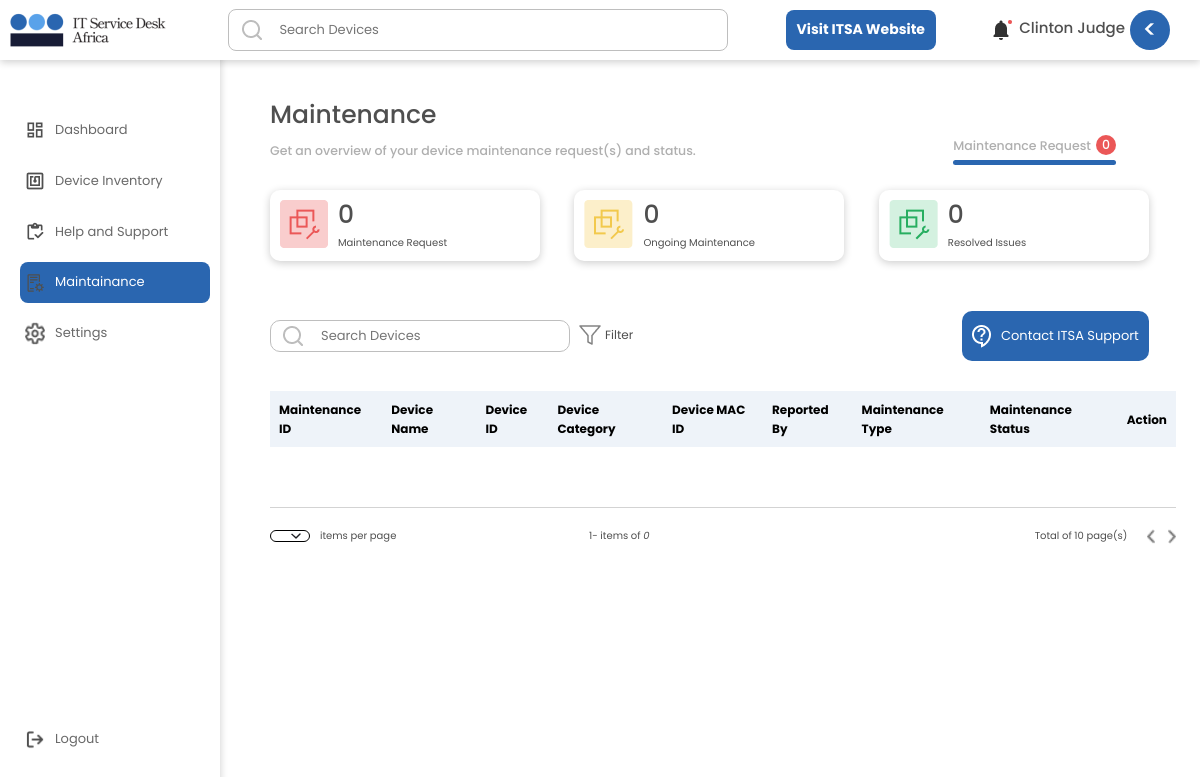
Before: /staff/staffmaintenancerequests/ (signed in) with the older database file.
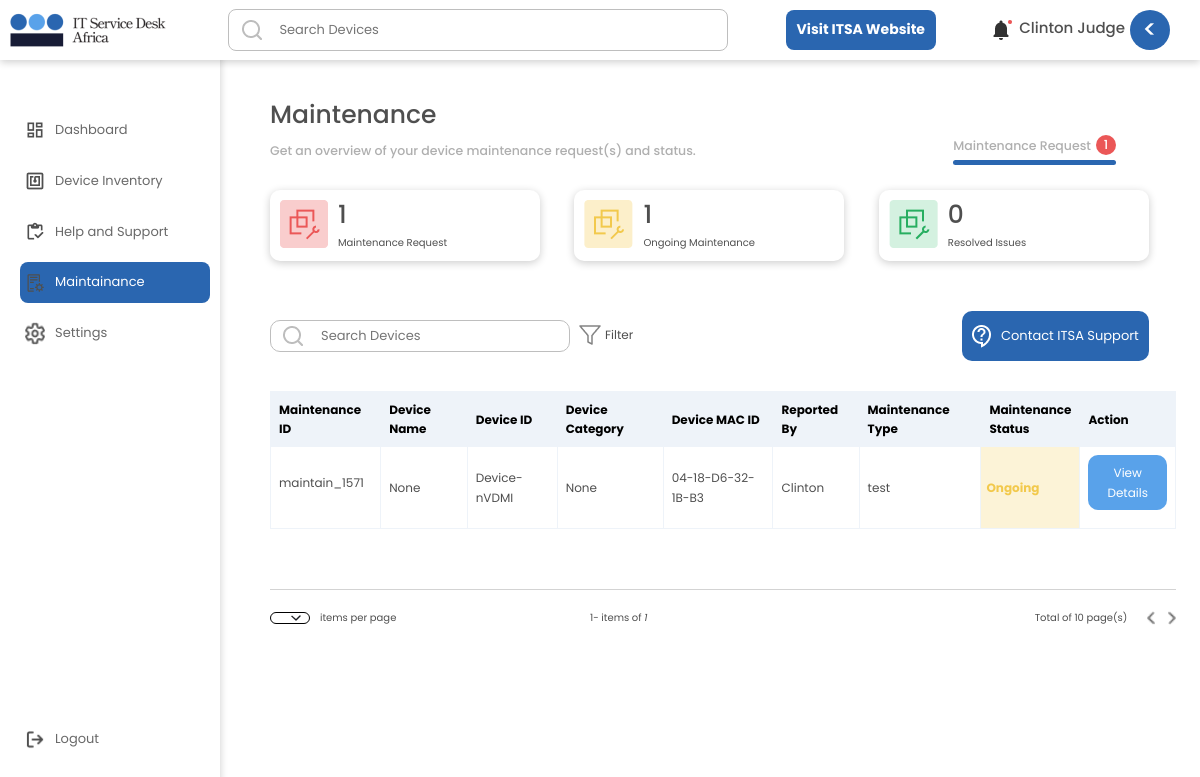
After: the same page with the newer database file.
### userarea/models.py (models this page shows, shortened)
class MaintenanceRequest(models.Model):
    user = models.ForeignKey(User, null=True, on_delete=models.CASCADE)
    MaintainDeviceName = models.CharField(max_length= 300, null=True, blank = True)
    MaintainDeviceType = models.CharField(max_length= 300, null=True, blank = True)
    MaintainDeviceUserDepartment = models.CharField(max_length= 300, null=True, blank = True)
    MaintainDeviceID = models.CharField(max_length= 300, null=True, blank = True)
    MaintainDeviceIP = models.CharField(max_length= 300, null=True, blank = True)
    MaintainDeviceMAC_ID = models.CharField(max_length= 300, null=True, blank = True)
    MaintainType = models.CharField(max_length= 300, null=True, blank = True)
    MaintainDeviceCategory = models.CharField(max_length= 300, null=True, blank = True)
    MaintainDeviceLocation = models.CharField(max_length= 300, null=True, blank = True)
    MaintainStatus = models.CharField(max_length= 300,choices = MAINTAINANCE_STATUS_CHOICE, default = 'Ongoing', null=True, blank = True)
    MaintainDeviceUserFirstname = models.CharField(max_length= 300, null=True, blank = True)
    MaintainDeviceUserLastname = models.CharField(max_length= 300, null=True, blank = True)
    MaintainRequesterEmailAddress = models.EmailField(max_length= 300, null=True, blank = True)
    CompanyUniqueCode = models.EmailField(max_length= 300, null=True, blank = True)
    MaintainRequester = models.CharField(max_length= 300, null=True, blank = True)
    MaintainRequestID = models.CharField(max_length= 300, null=True, blank = True)
    MaintainRequestDescription = models.CharField(max_length= 30000, null=True, blank = True)
    currentMonth = models.CharField(max_length= 3000, null=True, blank = True)
    created_at = models.DateTimeField(auto_now_add=True)
    edited_at = models.DateTimeField(auto_now=True)
    class Meta:
        ordering = ['-edited_at', '-created_at']

### staffapp/views.py (the view, shortened to what this page needs)
# urls.py: path('staffmaintenancerequests/', views.StaffMaintainance, name="StaffMaintainance"),
@login_required(login_url='StaffLogin')
def StaffMaintainance(request):
    if request.method == 'GET' and 'idforeditmain' in request.GET:
        idforedit = request.GET['idforeditmain']
        currentDevice = MaintenanceRequest.objects.get(MaintainRequestID = idforedit).MaintainRequestID
        return redirect('EditMaintenenceRequest', name = currentDevice )
    allMaintains = MaintenanceRequest.objects.filter(user = request.user)
    allMaintainsCount = allMaintains.count()
    allUsers = User.objects.all()
    allCompletedRequests = MaintenanceRequest.objects.filter(Q(MaintainStatus = 'Completed') & Q(user = request.user))
    allCompletedRequestsCount = allCompletedRequests.count()
    allCanceledRequests = MaintenanceRequest.objects.filter(Q(MaintainStatus = 'Canceled') & Q(user = request.user))
    allCanceledRequestsCount = allCanceledRequests.count()
    allOngoingRequests = MaintenanceRequest.objects.filter(Q(MaintainStatus = 'Ongoing') & Q(user = request.user))
    allOngoingRequestsCount = allOngoingRequests.count()
    context = {'allOngoingRequestsCount':allOngoingRequestsCount, 'allCompletedRequestsCount':allCompletedRequestsCount,
    'allCanceledRequestsCount':allCanceledRequestsCount, 'allUsers':allUsers,
    'allMaintains':allMaintains, 'allMaintainsCount':allMaintainsCount}
    return render(request, 'staffapp/staffmaintainance.html', context)

### staffapp/templates/staffapp/staffmaintainance.html (shortened to what the changed rows need)
{% include 'staffgeneral.html' %}
{% load static %}
{% block content %}
<!DOCTYPE html>
<html lang="en">
	<head>
		<link rel="stylesheet" href={% static 'dashboard/css/style.css' %} />
		<link rel="stylesheet" href={% static 'inventory/css/style.css' %} />
		<link rel="stylesheet" href={% static 'maintenance/css/style.css' %} />
		<link href="https://unpkg.com/aos@2.3.1/dist/aos.css" rel="stylesheet">
	</head>
	<body class='body'>
		<div class='main'>
            <h1>Maintenance</h1>
			<div class='subIntroSection'>
				<div class='MaintenanceSelectSection'>
					<h5>
						<div class='MaintenanceSelectSectionInner'>
							<div class='maintainRequestCount'>
								<p>{{allMaintainsCount}}</p>
							</div>
						</div>
					</h5>
				</div>
			</div>
			<div>
				<div class='maintainReqMainOut'>
					<div class='maintainReqMain'>
						<div>
							<h1 class='maintenanceReqeustCount'>{{ allMaintainsCount }}</h1>
							<p>Maintenance Request</p>
						</div>
					</div>
					<div class='maintainReqMain'>
						<div>
							<h1>{{ allOngoingRequestsCount }}</h1>
							<p>Ongoing Maintenance</p>
						</div>
					</div>
					<div class='maintainReqMain'>
						<div>
							<h1>{{ allCompletedRequestsCount }}</h1>
						</div>
					</div>
				</div>
			</div>
			<div>
				<table  id="paginated-list" >
					<tr>
						<th>Maintenance ID</th>
						<th>Device Name</th>
						<th>Device ID</th>
						<th>Device Category</th>
						<th>Device MAC ID</th>
						<th>Reported By</th>
						<th>Maintenance Type</th>
						<th>Maintenance Status</th>
						<th>Action</th>
					</tr>
					{% for allMaintains in allMaintains %}
					<div class='item'>
						<tr class='item'>
							<td class='maintainName'>
								<p>{{ allMaintains.MaintainRequestID }}</p>
							</td>
							<td>{{ allMaintains.MaintainDeviceName }}</td>
							<td>{{ allMaintains.MaintainDeviceID }}</td>
							<td>{{ allMaintains.MaintainDeviceCategory }}</td>
							<td>{{ allMaintains.MaintainDeviceMAC_ID }}</td>
							<td>{{ allMaintains.MaintainRequester }}</td>
							<td>{{ allMaintains.MaintainType }}</td>
							<td class={{ allMaintains.MaintainStatus }}>{{ allMaintains.MaintainStatus }}</td>
							<td class='downarrow'>
								<a href= /staff/staffmaintenancdetail/{{ allMaintains.MaintainRequestID }}/ >
									<p class='viewdetails'>View Details</p>
								</a>
							</td>
						</tr>
					</div>
					{% endfor %}
				</table>
				<div class='pagesdetailsseection'>
					<div class='perpagecount2'>
						1- items of <i>{{ allMaintainsCount }}</i>
					</div>
				</div>
			</div>
        </div>
    </body>
</html>
{% endblock content %}

Changed rows visible on the page:
added MaintenanceRequest: MaintainRequestID "maintain_1571", MaintainDeviceName "None", MaintainDeviceID "Device-nVDMI", MaintainDeviceCategory "None", MaintainDeviceMAC_ID "04-18-D6-32-1B-B3", MaintainRequester "Clinton", MaintainType "test", MaintainStatus "Ongoing"
Other visible differences:
{{ allMaintainsCount }}: "0" → "1"
{{ allOngoingRequestsCount }}: "0" → "1"
